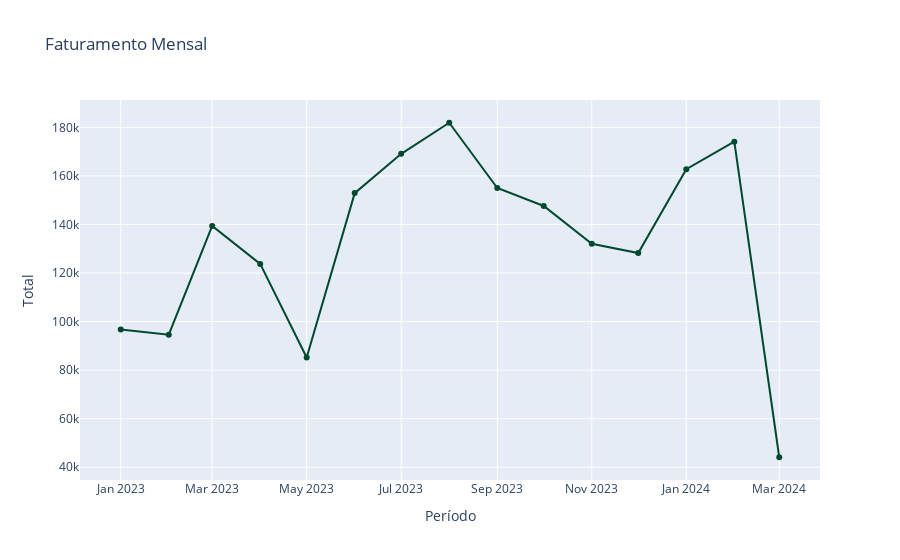

Here is the notebook cell this chart was saved with:
### Code cell
fat = pd.pivot_table(df, values='Total', index='Período', columns=None, aggfunc='sum')
fig = px.line(fat, x=fat.index, y='Total', title='Faturamento Mensal', markers=True)
fig.update_traces(line_color='rgb(0,73,46)')
#fig.update_layout(plot_bgcolor='rgb(132,156,132)')
fig.show()

### Figure 1 — Plotly figure (JSON) as saved in the notebook; plotly's stock layout.template omitted (floating-point values rounded to 4 significant figures)
{"data": [{"hovertemplate": "Período=%{x}<br>Total=%{y}<extra></extra>", "legendgroup": "", "line": {"color": "rgb(0,73,46)", "dash": "solid"}, "marker": {"symbol": "circle"}, "mode": "lines+markers", "name": "", "orientation": "v", "showlegend": false, "type": "scatter", "x": ["2023-01-01T00:00:00", "2023-02-01T00:00:00", "2023-03-01T00:00:00", "2023-04-01T00:00:00", "2023-05-01T00:00:00", "2023-06-01T00:00:00", "2023-07-01T00:00:00", "2023-08-01T00:00:00", "2023-09-01T00:00:00", "2023-10-01T00:00:00", "2023-11-01T00:00:00", "2023-12-01T00:00:00", "2024-01-01T00:00:00", "2024-02-01T00:00:00", "2024-03-01T00:00:00"], "xaxis": "x", "y": [96730.0, 94600.0, 139400.0, 123800.0, 85200.0, 152900.0, 169100.0, 181900.0, 155000.0, 147600.0, 132000.0, 128200.0, 162700.0, 174100.0, 44130.0], "yaxis": "y"}], "layout": {"autosize": true, "legend": {"tracegroupgap": 0}, "title": {"text": "Faturamento Mensal"}, "xaxis": {"anchor": "y", "autorange": true, "domain": [0, 1], "range": ["2022-12-06 06:42:06.9478", "2024-03-26 17:17:53.0522"], "title": {"text": "Período"}, "type": "date"}, "yaxis": {"anchor": "x", "autorange": true, "domain": [0, 1], "range": [32760.0, 193300.0], "title": {"text": "Total"}, "type": "linear"}}}
